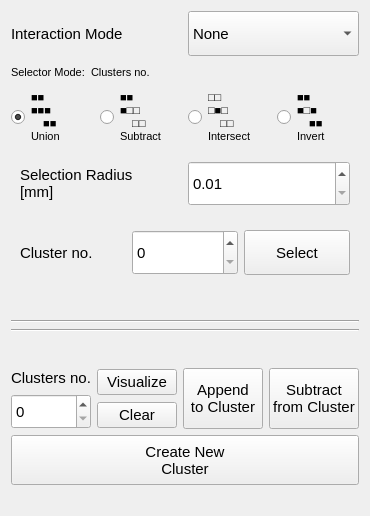
           <widget class="QWidget" name="tab_draw">
            <attribute name="title">
             <string>Draw</string>
            </attribute>
            <layout class="QVBoxLayout" name="verticalLayout_27">
             <item>
              <layout class="QHBoxLayout" name="horizontalLayout_58">
               <item>
                <widget class="QLabel" name="label_52">
                 <property name="sizePolicy">
                  <sizepolicy hsizetype="Minimum" vsizetype="Preferred">
                   <horstretch>0</horstretch>
                   <verstretch>0</verstretch>
                  </sizepolicy>
                 </property>
                 <property name="minimumSize">
                  <size>
                   <width>0</width>
                   <height>45</height>
                  </size>
                 </property>
                 <property name="font">
                  <font>
                   <pointsize>11</pointsize>
                  </font>
                 </property>
                 <property name="text">
                  <string>Interaction Mode</string>
                 </property>
                </widget>
               </item>
               <item>
                <widget class="QComboBox" name="comboBox_interaction_mode">
                 <property name="sizePolicy">
                  <sizepolicy hsizetype="Minimum" vsizetype="Fixed">
                   <horstretch>0</horstretch>
                   <verstretch>0</verstretch>
                  </sizepolicy>
                 </property>
                 <property name="minimumSize">
                  <size>
                   <width>0</width>
                   <height>45</height>
                  </size>
                 </property>
                 <property name="font">
                  <font>
                   <pointsize>11</pointsize>
                  </font>
                 </property>
                 <property name="currentText">
                  <string>None</string>
                 </property>
                 <item>
                  <property name="text">
                   <string>None</string>
                  </property>
                 </item>
                 <item>
                  <property name="text">
                   <string>Poly</string>
                  </property>
                 </item>
                 <item>
                  <property name="text">
                   <string>Circle</string>
                  </property>
                 </item>
                 <item>
                  <property name="text">
                   <string>Cluster</string>
                  </property>
                 </item>
                </widget>
               </item>
              </layout>
             </item>
             <item>
              <widget class="QWidget" name="widget_interactive_modes" native="true">
               <layout class="QVBoxLayout" name="verticalLayout_28">
                <property name="spacing">
                 <number>6</number>
                </property>
                <property name="sizeConstraint">
                 <enum>QLayout::SetDefaultConstraint</enum>
                </property>
                <property name="leftMargin">
                 <number>0</number>
                </property>
                <property name="topMargin">
                 <number>0</number>
                </property>
                <property name="rightMargin">
                 <number>0</number>
                </property>
                <property name="bottomMargin">
                 <number>0</number>
                </property>
                <item>
                 <layout class="QHBoxLayout" name="horizontalLayout_63">
                  <item>
                   <widget class="QLabel" name="label_63">
                    <property name="sizePolicy">
                     <sizepolicy hsizetype="Minimum" vsizetype="Fixed">
                      <horstretch>0</horstretch>
                      <verstretch>0</verstretch>
                     </sizepolicy>
                    </property>
                    <property name="minimumSize">
                     <size>
                      <width>0</width>
                      <height>20</height>
                     </size>
                    </property>
                    <property name="font">
                     <font>
                      <pointsize>8</pointsize>
                     </font>
                    </property>
                    <property name="text">
                     <string>Selector Mode:</string>
                    </property>
                   </widget>
                  </item>
                  <item>
                   <widget class="QLabel" name="label_interaction_inst">
                    <property name="sizePolicy">
                     <sizepolicy hsizetype="Expanding" vsizetype="Fixed">
                      <horstretch>0</horstretch>
                      <verstretch>0</verstretch>
                     </sizepolicy>
                    </property>
                    <property name="minimumSize">
                     <size>
                      <width>0</width>
                      <height>20</height>
                     </size>
                    </property>
                    <property name="font">
                     <font>
                      <pointsize>8</pointsize>
                     </font>
                    </property>
                    <property name="text">
                     <string>Clusters no.</string>
                    </property>
                   </widget>
                  </item>
                 </layout>
                </item>
                <item>
                 <layout class="QHBoxLayout" name="horizontalLayout_60">
                  <item>
                   <widget class="QRadioButton" name="radioButton_interaction_union">
                    <property name="font">
                     <font>
                      <pointsize>8</pointsize>
                     </font>
                    </property>
                    <property name="text">
                     <string>■■
■■■
    ■■
Union</string>
                    </property>
                    <property name="checked">
                     <bool>true</bool>
                    </property>
                   </widget>
                  </item>
                  <item>
                   <widget class="QRadioButton" name="radioButton_interaction_subtract">
                    <property name="font">
                     <font>
                      <pointsize>8</pointsize>
                     </font>
                    </property>
                    <property name="text">
                     <string>■■
■□□
    □□
Subtract</string>
                    </property>
                   </widget>
                  </item>
                  <item>
                   <widget class="QRadioButton" name="radioButton_interaction_intersect">
                    <property name="font">
                     <font>
                      <pointsize>8</pointsize>
                     </font>
                    </property>
                    <property name="text">
                     <string>□□
□■□
    □□
Intersect</string>
                    </property>
                   </widget>
                  </item>
                  <item>
                   <widget class="QRadioButton" name="radioButton_interaction_invert">
                    <property name="font">
                     <font>
                      <pointsize>8</pointsize>
                     </font>
                    </property>
                    <property name="text">
                     <string>■■
■□■
    ■■
Invert</string>
                    </property>
                   </widget>
                  </item>
                 </layout>
                </item>
                <item>
                 <widget class="QWidget" name="widget_IM_radius_select" native="true">
                  <layout class="QHBoxLayout" name="horizontalLayout_20">
                   <item>
                    <widget class="QLabel" name="label_51">
                     <property name="minimumSize">
                      <size>
                       <width>0</width>
                       <height>45</height>
                      </size>
                     </property>
                     <property name="font">
                      <font>
                       <pointsize>11</pointsize>
                      </font>
                     </property>
                     <property name="text">
                      <string>Selection Radius
[mm]</string>
                     </property>
                    </widget>
                   </item>
                   <item>
                    <widget class="QDoubleSpinBox" name="doubleSpinBox_selection_radius">
                     <property name="minimumSize">
                      <size>
                       <width>0</width>
                       <height>45</height>
                      </size>
                     </property>
                     <property name="font">
                      <font>
                       <pointsize>11</pointsize>
                      </font>
                     </property>
                     <property name="locale">
                      <locale language="English" country="UnitedStates"/>
                     </property>
                     <property name="minimum">
                      <double>0.010000000000000</double>
                     </property>
                    </widget>
                   </item>
                  </layout>
                 </widget>
                </item>
                <item>
                 <widget class="QWidget" name="widget_IM_cluster_select" native="true">
                  <layout class="QHBoxLayout" name="horizontalLayout_81">
                   <item>
                    <widget class="QLabel" name="label_114">
                     <property name="minimumSize">
                      <size>
                       <width>0</width>
                       <height>45</height>
                      </size>
                     </property>
                     <property name="font">
                      <font>
                       <pointsize>11</pointsize>
                      </font>
                     </property>
                     <property name="text">
                      <string>Cluster no.</string>
                     </property>
                    </widget>
                   </item>
                   <item>
                    <widget class="QSpinBox" name="spinBox_IM_cluster_no">
                     <property name="sizePolicy">
                      <sizepolicy hsizetype="Minimum" vsizetype="Preferred">
                       <horstretch>0</horstretch>
                       <verstretch>0</verstretch>
                      </sizepolicy>
                     </property>
                     <property name="font">
                      <font>
                       <pointsize>11</pointsize>
                      </font>
                     </property>
                    </widget>
                   </item>
                   <item>
                    <widget class="QPushButton" name="pushButton_IM_cluster_select">
                     <property name="sizePolicy">
                      <sizepolicy hsizetype="Minimum" vsizetype="Preferred">
                       <horstretch>0</horstretch>
                       <verstretch>0</verstretch>
                      </sizepolicy>
                     </property>
                     <property name="minimumSize">
                      <size>
                       <width>0</width>
                       <height>0</height>
                      </size>
                     </property>
                     <property name="font">
                      <font>
                       <pointsize>11</pointsize>
                      </font>
                     </property>
                     <property name="styleSheet">
                      <string notr="true"/>
                     </property>
                     <property name="text">
                      <string>Select</string>
                     </property>
                    </widget>
                   </item>
                  </layout>
                 </widget>
                </item>
                <item>
                 <spacer name="verticalSpacer_2">
                  <property name="orientation">
                   <enum>Qt::Vertical</enum>
                  </property>
                  <property name="sizeType">
                   <enum>QSizePolicy::Fixed</enum>
                  </property>
                  <property name="sizeHint" stdset="0">
                   <size>
                    <width>20</width>
                    <height>30</height>
                   </size>
                  </property>
                 </spacer>
                </item>
                <item>
                 <widget class="Line" name="line">
                  <property name="frameShadow">
                   <enum>QFrame::Sunken</enum>
                  </property>
                  <property name="lineWidth">
                   <number>1</number>
                  </property>
                  <property name="midLineWidth">
                   <number>0</number>
                  </property>
                  <property name="orientation">
                   <enum>Qt::Horizontal</enum>
                  </property>
                 </widget>
                </item>
                <item>
                 <widget class="Line" name="line_2">
                  <property name="frameShadow">
                   <enum>QFrame::Sunken</enum>
                  </property>
                  <property name="lineWidth">
                   <number>1</number>
                  </property>
                  <property name="midLineWidth">
                   <number>0</number>
                  </property>
                  <property name="orientation">
                   <enum>Qt::Horizontal</enum>
                  </property>
                 </widget>
                </item>
                <item>
                 <spacer name="verticalSpacer_3">
                  <property name="orientation">
                   <enum>Qt::Vertical</enum>
                  </property>
                  <property name="sizeType">
                   <enum>QSizePolicy::Fixed</enum>
                  </property>
                  <property name="sizeHint" stdset="0">
                   <size>
                    <width>20</width>
                    <height>30</height>
                   </size>
                  </property>
                 </spacer>
                </item>
                <item>
                 <layout class="QHBoxLayout" name="horizontalLayout_61">
                  <item>
                   <layout class="QVBoxLayout" name="verticalLayout_29">
                    <item>
                     <widget class="QLabel" name="label_59">
                      <property name="sizePolicy">
                       <sizepolicy hsizetype="Minimum" vsizetype="Fixed">
                        <horstretch>0</horstretch>
                        <verstretch>0</verstretch>
                       </sizepolicy>
                      </property>
                      <property name="minimumSize">
                       <size>
                        <width>0</width>
                        <height>20</height>
                       </size>
                      </property>
                      <property name="font">
                       <font>
                        <pointsize>11</pointsize>
                       </font>
                      </property>
                      <property name="text">
                       <string>Clusters no.</string>
                      </property>
                     </widget>
                    </item>
                    <item>
                     <widget class="QSpinBox" name="spinBox_clusters_draw">
                      <property name="minimumSize">
                       <size>
                        <width>0</width>
                        <height>35</height>
                       </size>
                      </property>
                      <property name="font">
                       <font>
                        <pointsize>11</pointsize>
                       </font>
                      </property>
                      <property name="styleSheet">
                       <string notr="true"/>
                      </property>
                     </widget>
                    </item>
                   </layout>
                  </item>
                  <item>
                   <layout class="QVBoxLayout" name="verticalLayout_31">
                    <item>
                     <widget class="QPushButton" name="pushButton_visualize_clusters_2">
                      <property name="sizePolicy">
                       <sizepolicy hsizetype="Maximum" vsizetype="Fixed">
                        <horstretch>0</horstretch>
                        <verstretch>0</verstretch>
                       </sizepolicy>
                      </property>
                      <property name="minimumSize">
                       <size>
                        <width>0</width>
                        <height>10</height>
                       </size>
                      </property>
                      <property name="font">
                       <font>
                        <pointsize>11</pointsize>
                       </font>
                      </property>
                      <property name="styleSheet">
                       <string notr="true"/>
                      </property>
                      <property name="text">
                       <string>Visualize</string>
                      </property>
                     </widget>
                    </item>
                    <item>
                     <widget class="QPushButton" name="pushButton_clear_clusters_2">
                      <property name="sizePolicy">
                       <sizepolicy hsizetype="Maximum" vsizetype="Fixed">
                        <horstretch>0</horstretch>
                        <verstretch>0</verstretch>
                       </sizepolicy>
                      </property>
                      <property name="minimumSize">
                       <size>
                        <width>0</width>
                        <height>10</height>
                       </size>
                      </property>
                      <property name="font">
                       <font>
                        <pointsize>11</pointsize>
                       </font>
                      </property>
                      <property name="styleSheet">
                       <string notr="true"/>
                      </property>
                      <property name="text">
                       <string>Clear</string>
                      </property>
                     </widget>
                    </item>
                   </layout>
                  </item>
                  <item>
                   <widget class="QPushButton" name="pushButton_draw_append">
                    <property name="sizePolicy">
                     <sizepolicy hsizetype="Minimum" vsizetype="Preferred">
                      <horstretch>0</horstretch>
                      <verstretch>0</verstretch>
                     </sizepolicy>
                    </property>
                    <property name="minimumSize">
                     <size>
                      <width>0</width>
                      <height>50</height>
                     </size>
                    </property>
                    <property name="font">
                     <font>
                      <pointsize>11</pointsize>
                     </font>
                    </property>
                    <property name="styleSheet">
                     <string notr="true"/>
                    </property>
                    <property name="text">
                     <string>Append
to Cluster</string>
                    </property>
                   </widget>
                  </item>
                  <item>
                   <widget class="QPushButton" name="pushButton_draw_subtract">
                    <property name="sizePolicy">
                     <sizepolicy hsizetype="Minimum" vsizetype="Preferred">
                      <horstretch>0</horstretch>
                      <verstretch>0</verstretch>
                     </sizepolicy>
                    </property>
                    <property name="minimumSize">
                     <size>
                      <width>0</width>
                      <height>50</height>
                     </size>
                    </property>
                    <property name="font">
                     <font>
                      <pointsize>11</pointsize>
                     </font>
                    </property>
                    <property name="styleSheet">
                     <string notr="true"/>
                    </property>
                    <property name="text">
                     <string>Subtract
from Cluster</string>
                    </property>
                   </widget>
                  </item>
                 </layout>
                </item>
                <item>
                 <widget class="QPushButton" name="pushButton_draw_create">
                  <property name="sizePolicy">
                   <sizepolicy hsizetype="Minimum" vsizetype="Fixed">
                    <horstretch>0</horstretch>
                    <verstretch>0</verstretch>
                   </sizepolicy>
                  </property>
                  <property name="minimumSize">
                   <size>
                    <width>0</width>
                    <height>50</height>
                   </size>
                  </property>
                  <property name="font">
                   <font>
                    <pointsize>11</pointsize>
                   </font>
                  </property>
                  <property name="styleSheet">
                   <string notr="true"/>
                  </property>
                  <property name="text">
                   <string>Create New
Cluster</string>
                  </property>
                 </widget>
                </item>
               </layout>
              </widget>
             </item>
             <item>
              <spacer name="verticalSpacer">
               <property name="orientation">
                <enum>Qt::Vertical</enum>
               </property>
               <property name="sizeHint" stdset="0">
                <size>
                 <width>20</width>
                 <height>20</height>
                </size>
               </property>
              </spacer>
             </item>
            </layout>
           </widget>
